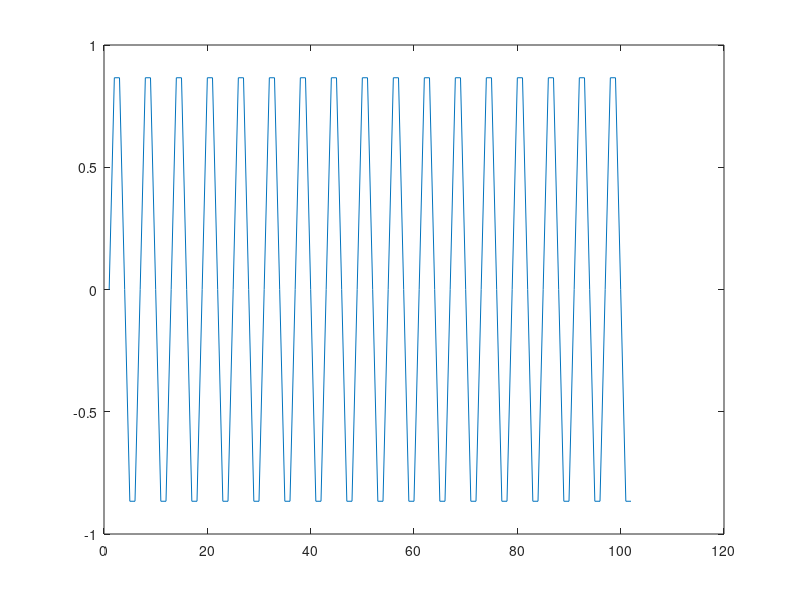
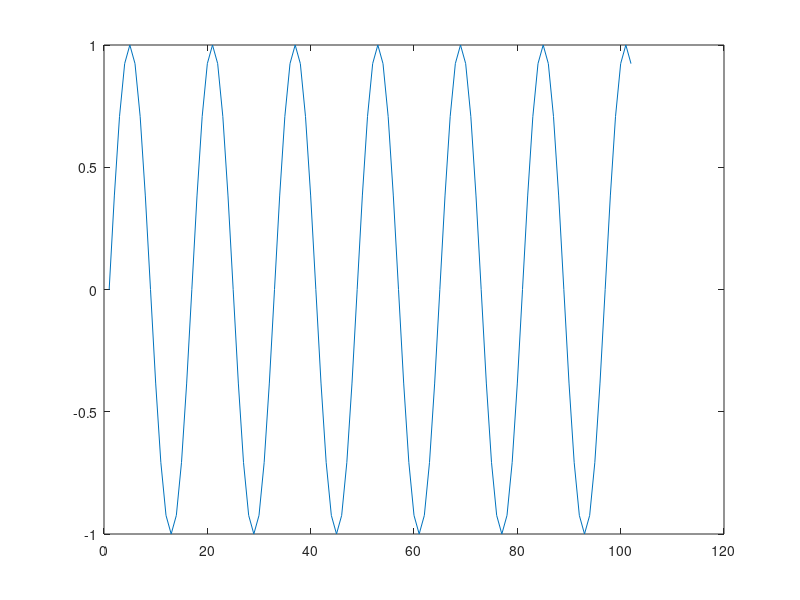
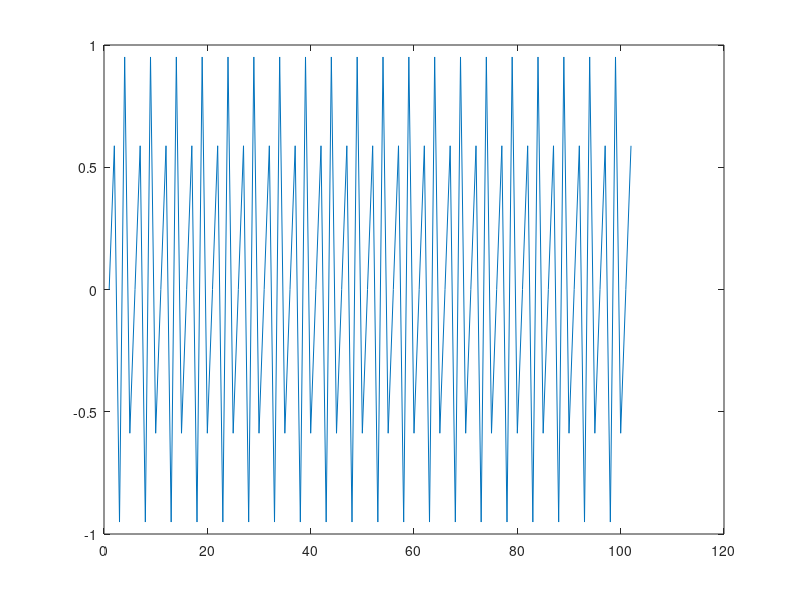
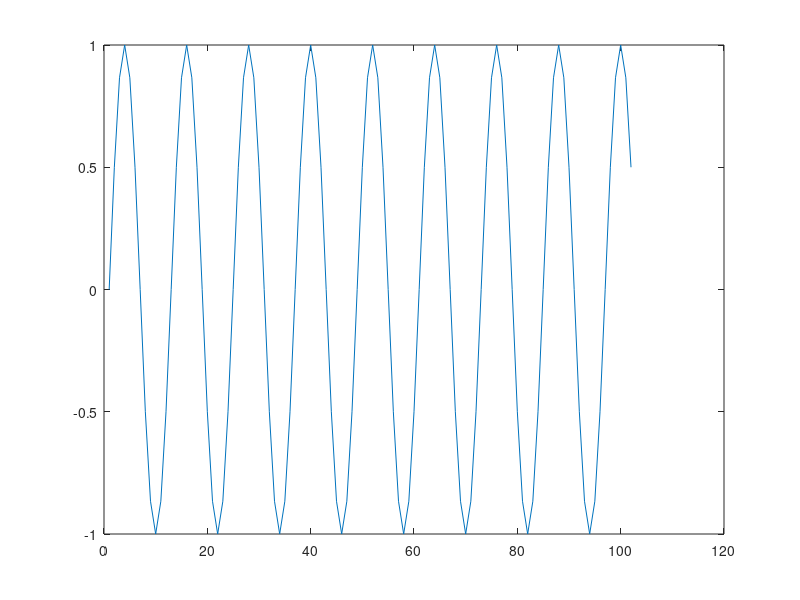

Source code (MATLAB) for these figures, in order:
%
clc
clear
close all;
%symmetric
n = 50;
N = 50;
h = [];
for n = -N:N
    if n==0
        hn = 1/3;
        
    
    else
        hn = 1/(n*pi)*(sin(2*n*pi/3));%non causal becoz not zero for n<0
        
    end    
    h = [h,hn];
end
t = 0:1:101;
a = sin(t*pi/3);
b= sin(t*pi/8);
c = sin(t*0.8*pi);
d = sin(t*pi/6);

output1 = conv(a,h);
output2 = conv(b,h);
output3 = conv(c,h);
output4 = conv(d,h);
%input
figure("Name"," sin(n*pi/3)");
plot(a);
figure("Name","sin(n*pi/8)");
plot(b);
figure("Name"," sin(n*pi*0.8)");
plot(c);
figure("Name","sin(n*pi/6)");
plot(d);


%output
figure("Name"," o/p sin(n*pi/3)");
plot(output1);
figure("Name","o/p sin(n*pi/8)");

plot(output2);
figure("Name"," o/p sin(n*pi*0.8)");
plot(output3);
figure("Name","o/p sin(n*pi/6)");
plot(output4);
freqz(h);
